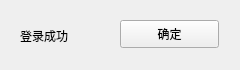
<?xml version="1.0" encoding="UTF-8"?>
<ui version="4.0">
 <class>loginSuccess</class>
 <widget class="QWidget" name="loginSuccess">
  <property name="geometry">
   <rect>
    <x>0</x>
    <y>0</y>
    <width>240</width>
    <height>70</height>
   </rect>
  </property>
  <property name="windowTitle">
   <string>Form</string>
  </property>
  <widget class="QLabel" name="loginSuccessLabel">
   <property name="geometry">
    <rect>
     <x>20</x>
     <y>20</y>
     <width>61</width>
     <height>31</height>
    </rect>
   </property>
   <property name="text">
    <string>登录成功</string>
   </property>
  </widget>
  <widget class="QPushButton" name="loginSuccessConfirm">
   <property name="geometry">
    <rect>
     <x>120</x>
     <y>20</y>
     <width>99</width>
     <height>28</height>
    </rect>
   </property>
   <property name="text">
    <string>确定</string>
   </property>
  </widget>
 </widget>
 <resources/>
 <connections/>
</ui>
